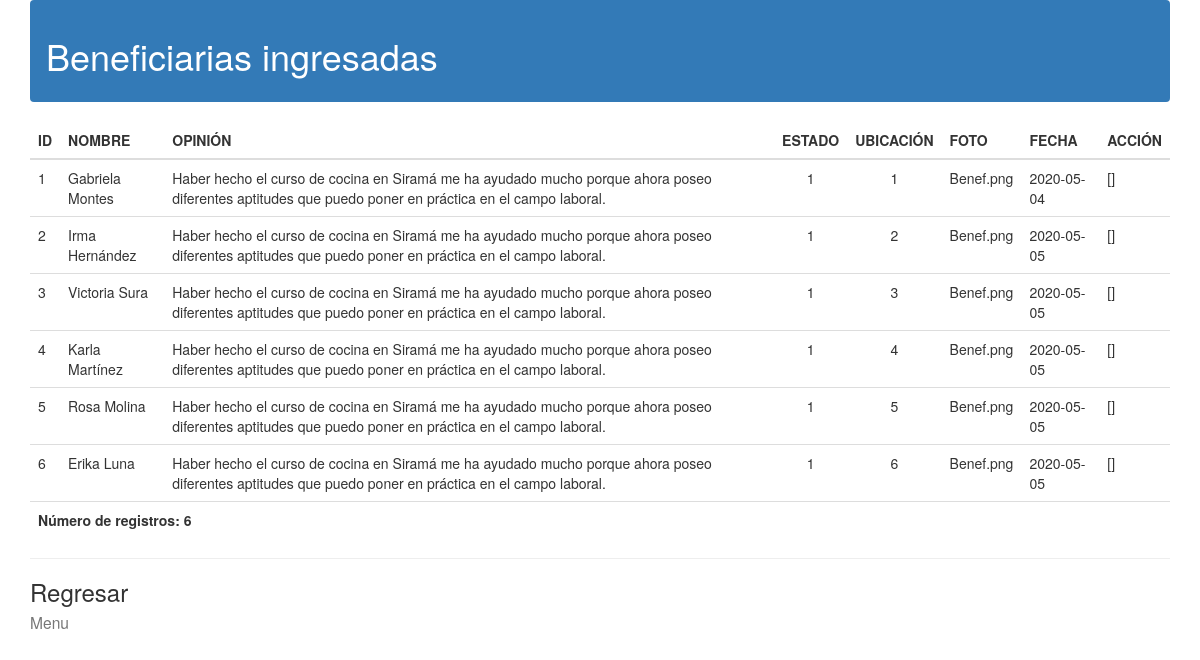
Screenshot of /Admin/CRUD_admin/Beneficiarias/mostrar_bene.php (signed in) with the database file from the repository.
### tables this page shows
CREATE TABLE IF NOT EXISTS `beneficiarias` (
  `Id_Bene` int(5) NOT NULL,
  `Nombre` varchar(50) NOT NULL,
  `Opinion` varchar(1500) NOT NULL,
  `Fecha` date NOT NULL,
  `Estado` int(5) NOT NULL,
  `ubicacion_bene` int(5) NOT NULL,
  `Foto` varchar(100) NOT NULL,
  PRIMARY KEY (`Id_Bene`)
);

### Admin/CRUD_admin/Beneficiarias/mostrar_bene.php (the view, shortened to what this page needs)
<!DOCTYPE html>
	<html lang="es">
		<head>
			<link href = "//maxcdn.bootstrapcdn.com/bootstrap/3.3.0/css/bootstrap.min.css" rel = "stylesheet" id ="bootstrap-css" >
		</head>
		<header>
			<nav class = "navbar navbar-dark bg-primary" >
			<span class = "navbar-text" >
			<h1> Beneficiarias ingresadas </h1>
			</span>
			</nav>
		</header>
		<body class="container">
			<?php
					@$db = new mysqli('localhost','root','','sirama', '3308');
				$db->set_charset( "utf8" );
				$consulta = " SELECT * FROM beneficiarias ORDER BY Id_Bene";
				$resultc = $db->query($consulta);
				$num_results = $resultc->num_rows;
				echo "<table class='table'>
				<colgroup>
				<col class=\"idbene\">
				</colgroup>
				<colgroup>
				<col class=\"name\">
				</colgroup>
				<colgroup>
				<col class=\"opini\">
				</colgroup>
				<colgroup>
				<col class=\"esta\">
				</colgroup>
				<colgroup>
				<col class=\"place\">
				</colgroup>
				<colgroup>
				<col class=\"foto\">
				</colgroup>
				<colgroup>
				<col class=\"fecha\">
				</colgroup>
				<colgroup>
				<col class=\"action\">
				</colgroup>
				<thead>
				<tr id=\"theader\">
				<th>ID</th>
				<th>NOMBRE</th>
				<th>OPINIÓN</th>
				<th>ESTADO</th>
				<th>UBICACIÓN</th>
				<th>FOTO</th>
				<th>FECHA</th>
				<th>ACCIÓN</th>
				</tr>
				</thead>
				<tbody>";
				while ($row = $resultc->fetch_assoc()) {
				echo "<tr class=\"normal\"onmouseover=\"this.className='selected'\" onmouseout=\"this.className='normal'\">";
				echo "<td scope='col'>";
				echo "" . $row[ 'Id_Bene' ] . "";
				echo "</td><td scope='col'>";
				echo "" . stripslashes($row[ 'Nombre' ]) . "";
				echo "</td><td scope='col'>";
				echo "" . stripslashes($row[ 'Opinion' ]) . "";
				echo "</td><td scope='col' class = 'text-center'>";
				echo "" . stripslashes($row[ 'Estado' ]) . "";
				echo "</td><td scope='col' class = 'text-center'>";
				echo "" . stripslashes($row[ 'ubicacion_bene' ]) . "";
				echo "</td><td scope='col'>";
				echo "" . $row[ 'Foto' ];
				echo "</td><td scope='col'>";
				echo "" . $row[ 'Fecha' ];
				echo "</td><td scope='col'>";
				echo "[<a href=\"" . $_GET[ 'opc' ] . ".php?id=" .
				$row[ 'Id_Bene' ] . "\">";
				echo "</a>]";
				echo "</td></tr>";
				}
				echo "</tbody>";
				echo "<tfoot>";
				echo "<tr id=\"tfooter\">";
				echo "<th colspan=\"9\">";
				echo "Número de registros: " . $num_results . "";
				echo "</th>";
				echo "</tr>";
				echo "</tfoot>";
				echo "</table>";
				?>
				<hr class = "d-lg-none divider" >
				<a href = "Opciones_Bene.php" class = "d-block h3
				font-weight-normal" > Regresar <br>
				<small class = "d-block text-muted
				text-small" > Menu </small>
				</a>
		</body>
	</html>

### rows the page displays
beneficiarias: Id_Bene "1", Nombre "Gabriela Montes", Opinion "Haber hecho el curso de cocina en Siramá me ha ayudado mucho porque ahora poseo diferentes aptitudes que puedo poner en práctica en el campo laboral.", Estado "1", ubicacion_bene "1", Foto "Benef.png", Fecha "2020-05-04"
beneficiarias: Id_Bene "2", Nombre "Irma Hernández", Opinion "Haber hecho el curso de cocina en Siramá me ha ayudado mucho porque ahora poseo diferentes aptitudes que puedo poner en práctica en el campo laboral.", Estado "1", ubicacion_bene "2", Foto "Benef.png", Fecha "2020-05-05"
beneficiarias: Id_Bene "3", Nombre "Victoria Sura", Opinion "Haber hecho el curso de cocina en Siramá me ha ayudado mucho porque ahora poseo diferentes aptitudes que puedo poner en práctica en el campo laboral.", Estado "1", ubicacion_bene "3", Foto "Benef.png", Fecha "2020-05-05"
beneficiarias: Id_Bene "4", Nombre "Karla Martínez", Opinion "Haber hecho el curso de cocina en Siramá me ha ayudado mucho porque ahora poseo diferentes aptitudes que puedo poner en práctica en el campo laboral.", Estado "1", ubicacion_bene "4", Foto "Benef.png", Fecha "2020-05-05"
beneficiarias: Id_Bene "5", Nombre "Rosa Molina", Opinion "Haber hecho el curso de cocina en Siramá me ha ayudado mucho porque ahora poseo diferentes aptitudes que puedo poner en práctica en el campo laboral.", Estado "1", ubicacion_bene "5", Foto "Benef.png", Fecha "2020-05-05"
beneficiarias: Id_Bene "6", Nombre "Erika Luna", Opinion "Haber hecho el curso de cocina en Siramá me ha ayudado mucho porque ahora poseo diferentes aptitudes que puedo poner en práctica en el campo laboral.", Estado "1", ubicacion_bene "6", Foto "Benef.png", Fecha "2020-05-05"

### other values shown
$num_results "6"
